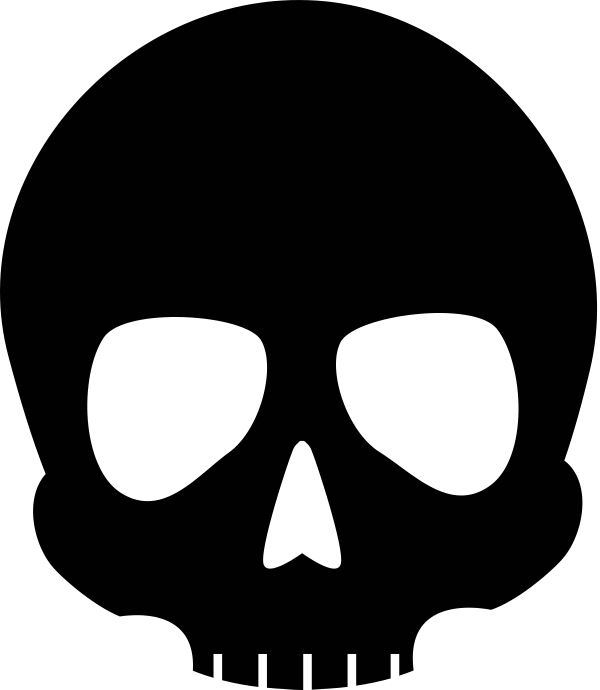
#> input picture generate_monster_tokens/monster_img.png, 1200 x 1379 px (shown at 1/2 size)
$ python main.py 5
#> lines starting #> are read from the running program, lines starting #| are printed output that depends on the picture
# Imports
import argparse
import os
from PIL import Image, ImageDraw, ImageFont
from constants import *

def generate_tokens(token_count):
    # Geometry
#> called with token_count = 5
    RADIUS = SIZE // 2
    BORDER_INSET = int(SIZE * 0.18)
    SAFE_RADIUS = RADIUS - BORDER_INSET

    os.makedirs(OUTPUT_DIR, exist_ok=True)

    monster_img = Image.open(BASE_IMAGE).convert("RGBA")
#> monster_img is the input picture: PIL image 1200x1379 RGBA; mean R, G, B, A 0.6, 0.6, 0.6, 163.3
    border_img = Image.open(BORDER_IMAGE).convert("RGBA").resize(
        (SIZE, SIZE), Image.LANCZOS
    )
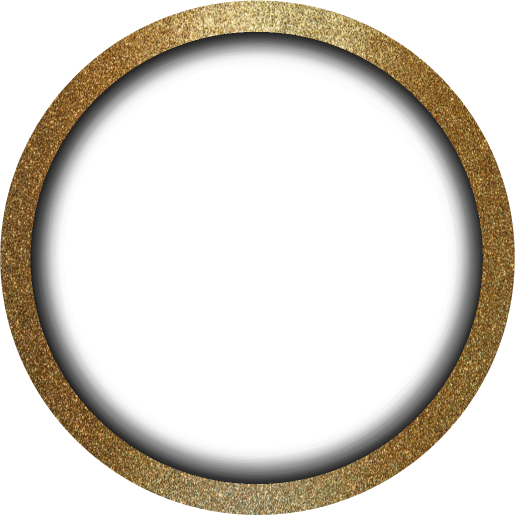
#> input picture generate_monster_tokens/border.png, 1030 x 1030 px (shown at 1/2 size)
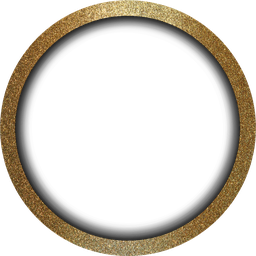
#> border_img: PIL image 256x256 RGBA; mean R, G, B, A 29, 23.2, 13.7, 62; transparent parts drawn white

    font = ImageFont.truetype(FONT_PATH, FONT_SIZE)

    # White background circle
    white_bg = Image.new("RGBA", (SIZE, SIZE), (0, 0, 0, 0))
#> white_bg: PIL image 256x256 RGBA; every value is 0
    bg_draw = ImageDraw.Draw(white_bg)
    bg_draw.ellipse((0, 0, SIZE, SIZE), fill=(255, 255, 255, 255))

    # Monster image (zoomed out + shifted up)
    monster_size = int(SIZE * MONSTER_SCALE)
    monster = monster_img.resize((monster_size, monster_size), Image.LANCZOS)
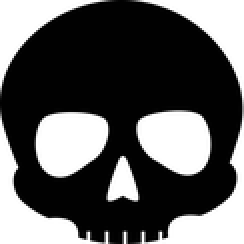
#> monster: PIL image 122x122 RGBA (shown 2 times larger); mean R, G, B, A 0.6, 0.6, 0.6, 163.3; transparent parts drawn white

    monster_layer = Image.new("RGBA", (SIZE, SIZE), (0, 0, 0, 0))
    offset_x = (SIZE - monster_size) // 2
    offset_y = (SIZE - monster_size) // 2 + MONSTER_Y_OFFSET

    monster_layer.paste(monster, (offset_x, offset_y), monster)
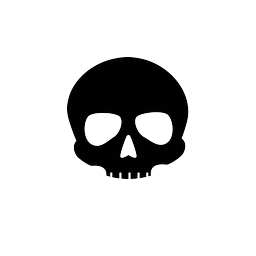
#> monster_layer: PIL image 256x256 RGBA; mean R, G, B, A 0.1, 0.1, 0.1, 36.5; transparent parts drawn white

    # Composite monster over white background
    token_base = white_bg.copy()
    token_base.alpha_composite(monster_layer)

    for i in range(1, token_count + 1):
        token = token_base.copy()
        draw = ImageDraw.Draw(token)

        text = str(i)
        bbox = draw.textbbox((0, 0), text, font=font)
        text_w = bbox[2] - bbox[0]
        text_h = bbox[3] - bbox[1]

        # Bottom-right inside safe circle
        x = int(RADIUS + (SAFE_RADIUS - text_w) * 0.65)
        y = int(RADIUS + (SAFE_RADIUS - text_h) * 0.65)

        draw.text((x, y), text, font=font, fill=NUMBER_COLOR)

        # Border
        token.alpha_composite(border_img)

        token.save(os.path.join(OUTPUT_DIR, f"token_{i}.png"))
#> this loop made 5 passes
#> (bbox, text_h, y) on passes 1 to 5: ((0, 9, 25, 38), 29, 162), ((0, 8, 25, 38), 30, 161), ((0, 8, 25, 38), 30, 161), ((0, 9, 25, 38), 29, 162), ((0, 9, 25, 38), 29, 162)
#> pass 1, in generate_tokens, `token.save(os.path.join(OUTPUT_DIR, f"token_{i}.png"))`:
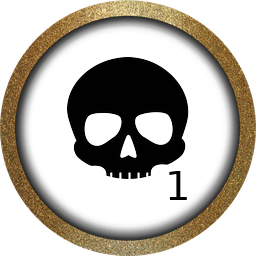
#> saved as token_1.png: PIL image 256x256 RGBA; mean R, G, B, A 130.8, 125.1, 115.8, 201.8; transparent parts drawn white
#> pass 2, in generate_tokens, `token.save(os.path.join(OUTPUT_DIR, f"token_{i}.png"))`:
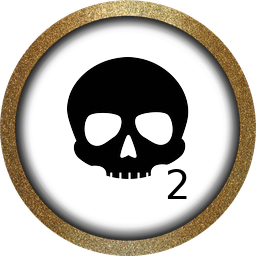
#> saved as token_2.png: PIL image 256x256 RGBA; mean R, G, B, A 130.6, 125, 115.7, 201.8; transparent parts drawn white

    print(f"Generated {token_count} tokens in '{OUTPUT_DIR}' directory.")
#| Generated 5 tokens in 'output' directory.

if __name__ == "__main__":
    parser = argparse.ArgumentParser(
        description="Generate numbered circular D&D monster tokens"
    )
    parser.add_argument("count", type=int, help="Number of tokens to generate")

    args = parser.parse_args()
    generate_tokens(args.count)
